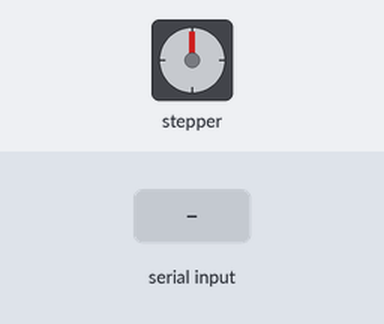
A sketch run on a simulated ESP32. Shown: stepper motor. Wiring (inferred from the names in the program): stepper motor driver (200 steps per turn assumed): step GPIO 32; direction GPIO 33; enable GPIO 25. The test bench sets the inputs (shaded band). What the sketch prints to the serial monitor is not drawn.

Above: at 1.2 s.
1.3 s: "u" received over Serial
Timing chart, 0 to 63.0 s (numbered marks = the images above; inputs shaded):
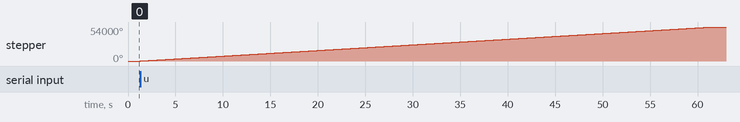

Measured:
- after the input at 1.3 s, stepper: turns 54000° clockwise in 60.2 s, starting at once

The sketch:

test_motor_2.ino
```cpp
// Control NEMA 17 con TMC2209 via Serial
// Comandos: u = subir, d = bajar
// Pines: STEP=32, DIR=33, EN=25

#define STEP_PIN 32
#define DIR_PIN  33
#define EN_PIN   25

int VELOCIDAD_US = 1000;
long pasos_totales = 0;

void setup() {
  pinMode(STEP_PIN, OUTPUT);
  pinMode(DIR_PIN,  OUTPUT);
  pinMode(EN_PIN,   OUTPUT);
  digitalWrite(EN_PIN, LOW);

  Serial.begin(115200);
  Serial.println("=== Control NEMA 17 ===");
  Serial.println("u = subir 100 pasos");
  Serial.println("d = bajar 100 pasos");
  Serial.println("p = ver posicion");
  Serial.println("r = resetear contador");
  Serial.println("=======================");
}

void loop() {
  if (Serial.available() > 0) {
    char cmd = Serial.read();

    if (cmd == 'u' || cmd == 'U') {
      digitalWrite(DIR_PIN, HIGH);
      moverMotor(30000);
      pasos_totales += 1000;
      Serial.print(">> Posicion: ");
      Serial.print(pasos_totales);
      Serial.println(" pasos");

    } else if (cmd == 'd' || cmd == 'D') {
      digitalWrite(DIR_PIN, LOW);
      moverMotor(30000);
      pasos_totales -= 1000;
      Serial.print(">> Posicion: ");
      Serial.print(pasos_totales);
      Serial.println(" pasos");

    } else if (cmd == 'p' || cmd == 'P') {
      Serial.print(">> Posicion: ");
      Serial.print(pasos_totales);
      Serial.println(" pasos");

    } else if (cmd == 'r' || cmd == 'R') {
      pasos_totales = 0;
      Serial.println(">> Contador reseteado a 0");
    }
    // ignora \n y \r que llegan tras el comando
  }
}

void moverMotor(int pasos) {
  for (int i = 0; i < pasos; i++) {
    digitalWrite(STEP_PIN, HIGH);
    delayMicroseconds(VELOCIDAD_US);
    digitalWrite(STEP_PIN, LOW);
    delayMicroseconds(VELOCIDAD_US);
  }
}
```
